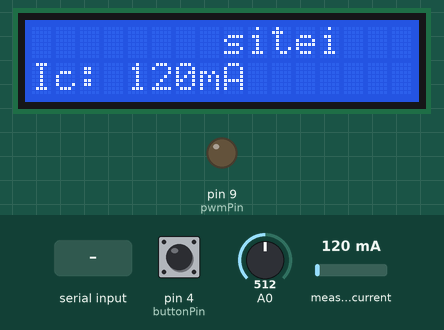
A sketch run on a simulated Arduino Uno, built with avr-gcc and run on an emulated ATmega328P. Parts: 16×2 character LCD, output pins drawn as LEDs (lit = HIGH). The inputs (shaded band) are chosen by the test bench; at power-on: pin 4 (buttonPin) HIGH, measured current 120 mA, A0 = 512. What the sketch prints to the serial monitor is not drawn.

Above: at 1.2 s.
1.3 s: pin 4 (buttonPin) pulled LOW for 3.2 s
At 2.5 s:
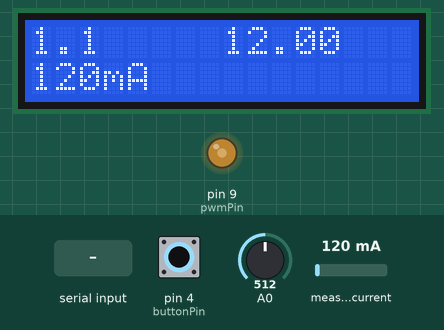
6.0 s: "1\n" received over Serial
At 7.3 s:
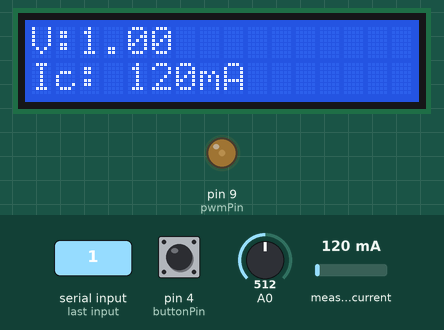
9.9 s: "5\n" received over Serial
At 12.4 s:
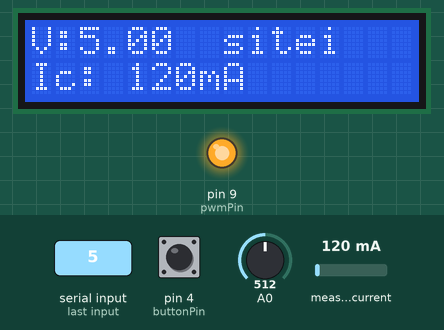
13.8 s: measured current set to 80 mA
At 14.7 s:
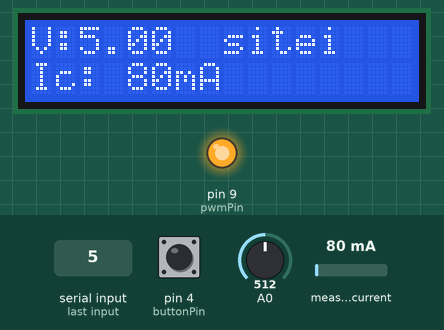
17.5 s: pin 4 (buttonPin) pulled LOW for 3.2 s
At 19.3 s:
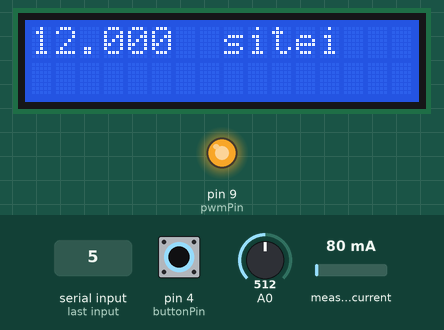
21.3 s: measured current set to 500 mA
At 22.5 s:
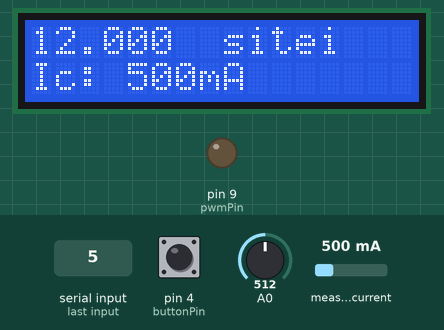
Timing chart, 0 to 24.3 s (numbered marks = the images above; inputs shaded):
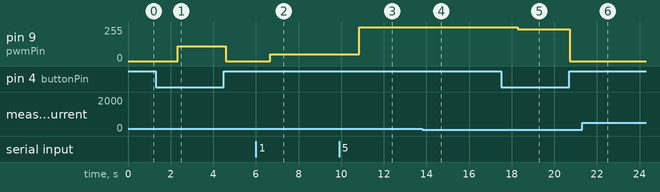

The sketch:

RTOS_saishu_teraterm_0824.ino.ino
```cpp
#include <Arduino_FreeRTOS.h>
#include <Wire.h>
#include <LiquidCrystal_I2C.h>
#include <Adafruit_INA219.h>

Adafruit_INA219 ina219_A;
Adafruit_INA219 ina219_B(0x41);
Adafruit_INA219 ina219;              // INA219オブジェクトの生成(アドレス0x40)
LiquidCrystal_I2C lcd(0x27, 16, 2);  // Set the LCD address to 0x27 for a 16 chars and 2 line display

const int pwmPin = 9;     // PWM出力に使うピン番号
const int buttonPin = 4;  // デジタル3番ピンを指定 (ボタンピン)

const int maxPWMValue = 240;      // PWMの最大値 (5V相当)
unsigned long totalTime = 12000;  // <===================================================================== timeモードの時、この数値を変えて合計時間（ミリ秒）を設定(初期値10秒)
float beta = 7.0;
const int pwmStartValue = 110;  //電流が流れ始めるpwm値
const int pwmEndValue = 240;    //電流が流れがとまるpwm値
unsigned long startTime;
int pwmValue;
int PCpwmValue = 0;

unsigned long currentMillis;
int t = 20;
float vout;
float v;
unsigned long previousMillisTime = 0;
unsigned long previousMillisPc = 0;
float intervalTime;                                    // time()関数での1秒間隔
const TickType_t delayTime = 20 / portTICK_PERIOD_MS;  // 10msのディレイ
const long intervalPc = 1000;                          // pc()関数での1秒間隔
float m;
float a;
unsigned long currentTime;

bool hasa = false;      // フラグ変数を定義
bool hasfull = false;   // フラグ変数を定義
bool JIKANOUT = false;  // フラグ変数を定義
bool progOUT = false;   // フラグ変数を定義


float voltage = 0;
int integerPart = 0;
int fractionalPart = 0;


void TaskJIKAN(void *pvParameters);
void Taskprog(void *pvParameters);

void setup() {

  Serial.begin(115200);
  lcd.begin();                       // LCDの初期化
  pinMode(pwmPin, OUTPUT);           // PWMピンを出力モードに設定
  pinMode(buttonPin, INPUT_PULLUP);  // 3番ピンをプルアップ付きの入力ピンとして設定
  ina219.begin();                    // INA219との通信を開始(初期化)
  ina219.setCalibration_32V_1A();    // 測定レンジの設定
                                     // lcd.setCursor(6, 0);
                                     //  lcd.print("START");  //  lcd.print("START");
                                     // delay(2000);
  startTime = millis();
  xTaskCreate(TaskJIKAN, "JIKAN", 256, NULL, 0, NULL);

  xTaskCreate(Taskprog, "prog", 256, NULL, 2, NULL);
}


void TaskJIKAN(void *pvParameters) {
  (void)pvParameters;
  for (;;) {
    if (digitalRead(buttonPin) == 1) {

    } else {
      if (!hasa) {
        a = millis();
        hasa = true;  // 処理が終わったらフラグをtrueにする
      }
      currentMillis = millis() - a;  // ミリ秒単位で経過時間を取得
      if (currentMillis < totalTime) {
        integerPart = currentMillis / 1000;             // 整数部の秒
        fractionalPart = (currentMillis % 1000) / 100;  // 小数部の1桁（ミリ秒を100で割る）
        lcd.setCursor(0, 0);
        lcd.print("      ");  // 表示領域をクリア
        lcd.setCursor(0, 0);
        lcd.print(integerPart);
        lcd.print(".");
        lcd.print(fractionalPart);  // 小数部を1桁表示
        m = (float)totalTime / 1000;
        lcd.setCursor(8, 0);
        lcd.print(m, 2);
        lcd.setCursor(4, 0);  // 必要に応じて他の位置もクリア
        lcd.print("    ");
      }
      if (currentMillis >= totalTime) {
        if (!hasfull) {
          lcd.setCursor(0, 0);
          lcd.print(totalTime / 1000.0);
          // lcd.setCursor(0, 0);
          // lcd.print(integerPart);
          // lcd.print(".");
          // lcd.print(fractionalPart);  // 小数部を1桁表示
          hasfull = true;  // 処理が終わったらフラグをtrueにする
        }
        vTaskDelay(200 / portTICK_PERIOD_MS);  // 10msのディレイを追加
      }
    }
    vTaskDelay(100 / portTICK_PERIOD_MS);  // 10msのディレイを追加
  }
}

void Taskprog(void *pvParameters) {
  (void)pvParameters;
  for (;;) {
    if (digitalRead(buttonPin) == 1) {
      pwmValue = 0;
      analogWrite(pwmPin, pwmValue);
      sitei();
      vTaskDelay(100 / portTICK_PERIOD_MS);  // 10msのディレイを追加
    } else {
      currentTime = millis() - startTime;

      if (currentTime <= totalTime) {
        float T = (float)currentTime;

        // PWM 値を計算
        pwmValue = pwmStartValue + (int)((pwmEndValue - pwmStartValue) * pow(T / totalTime, beta));

        // 計算された PWM 値を 9 番ピンに出力
        analogWrite(pwmPin, pwmValue);
        voltage = pwmValue * 0.0196;

        // Teleplot フォーマットで PWM 値をシリアル出力

        float current_mA = ina219.getCurrent_mA();
        int vol_val = 0;
        int vol_val2 = 0;
        for (int i = 0; i < 10; i++) {
          vol_val += current_mA;
        }
        vol_val2 = vol_val / 10;
        v = analogRead(A0) * (5.0 / 1023.0);

        Serial.print(currentTime / 1000.0);
        Serial.print("  ");
        Serial.print(vol_val2);
        Serial.print("  ");
        Serial.println(v);

        lcd.setCursor(0, 1);
        lcd.print(vol_val2);
        lcd.print("mA");
        if (vol_val2 < 100) {
          lcd.setCursor(4, 1);
          lcd.print("     ");
        }
      } else {
        // 終了処理など
        analogWrite(pwmPin, pwmEndValue);  // 完了後、PWM ピンを最大値に設定
      }
    }
    vTaskDelay(100 / portTICK_PERIOD_MS);  // 10msのディレイを追加
  }
}

void sitei() {

  for (;;) {
    lcd.setCursor(7, 0);
    lcd.print(" sitei    ");
    if (digitalRead(buttonPin) == 0) {
      break;
    } else {
      if (Serial.available() > 0) {
        String input = Serial.readStringUntil('\n');
        float voltage = input.toFloat();

        if (voltage >= 0 && voltage <= 5.0) {
          lcd.clear();
          PCpwmValue = map(voltage * 100, 0, 500, 0, 255);
          lcd.backlight();
          lcd.setCursor(0, 0);
          lcd.print("V:");
          lcd.print(voltage);
        } else {
          Serial.println("Invalid voltage. Please enter a voltage between 0 and 5 V.");
        }
        analogWrite(pwmPin, PCpwmValue);
      }


      float current_mA = 0;


      current_mA = ina219.getCurrent_mA();  // 電流の計測
      int vol_val = 0;
      int vol_val2 = 0;
      for (int i = 0; i < 10; i++)  // {}内を30回繰り返し
      {
        vol_val += current_mA;    //
        vol_val2 = vol_val / 10;  // vol_valにvol_val30回分で割った値を代入
      }
      Serial.print("Current: ");
      Serial.print(vol_val2);
      Serial.println(" mA");
      Serial.println("");
      lcd.setCursor(0, 1);
      lcd.print("Ic: ");
      lcd.print(vol_val2);
      lcd.print("mA");
      delay(1000);
      lcd.setCursor(0, 1);
      lcd.print("                ");  // 16個のスペースでクリア
      // 少し待つ
    }
  }
}


void loop() {
}
```

Measured:
- after the input at 1.3 s, pin 9 (pwmPin): 0/255 → 110/255 after 1.0 s, → 0/255 2.2 s later; the display: first changes at once (image 1 shows a later state)
- after the input at 6.0 s, pin 9 (pwmPin): 0/255 → 51/255 after 0.68 s; the display: first differs from a run without the input after 0.70 s (image 2)
- after the input at 9.9 s, pin 9 (pwmPin): 51/255 → 255/255 after 0.95 s; the display: first differs from a run without the input after 0.96 s (image 3 shows a later state)
- after the input at 17.5 s, pin 9 (pwmPin): 255/255 → 240/255 after 0.79 s, → 0/255 2.4 s later; the display: first changes at once (image 5 shows a later state)
- what the display in image 2 shows lasts 1.0 s, from 6.7 s to 7.7 s
